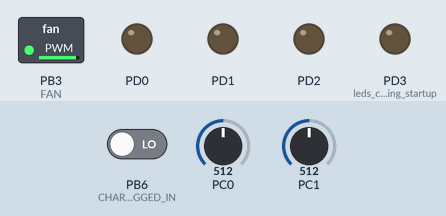
Simulated run of this program. Board: ATmega8, built with avr-gcc and emulated at 1 MHz. On the bench: switched loads named in the program (green lamp = pin HIGH), output pins drawn as LEDs (lit = HIGH). Dashed ring = blinking. The inputs (shaded band) are chosen by the test bench; at power-on: PC1 = 512, PC0 = 512, PB6 (CHARGER_PLUGGED_IN) LOW.

Above: at 6.5 s.
6.6 s: PC1 set to 900
At 10.0 s:
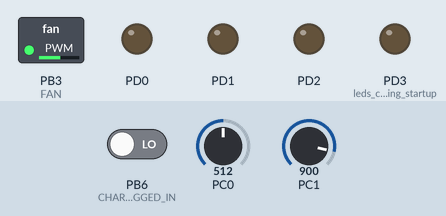
15.0 s: PC1 set to 790
At 17.29 s:
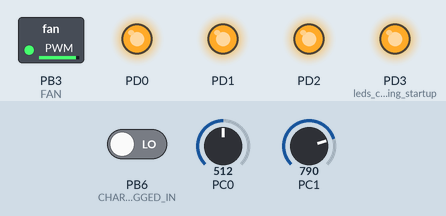
22.6 s: PC0 set to 397
27.8 s: PC0 set to 372
At 28.81 s:
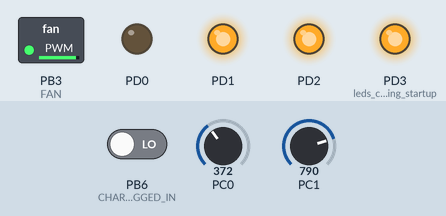
37.5 s: PB6 (CHARGER_PLUGGED_IN) driven HIGH
42.7 s: PC1 set to 900
At 43.25 s:
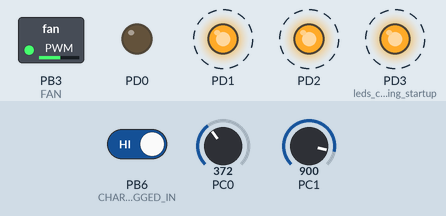
Timing chart, 0 to 48.9 s (numbered marks = the images above; inputs shaded):
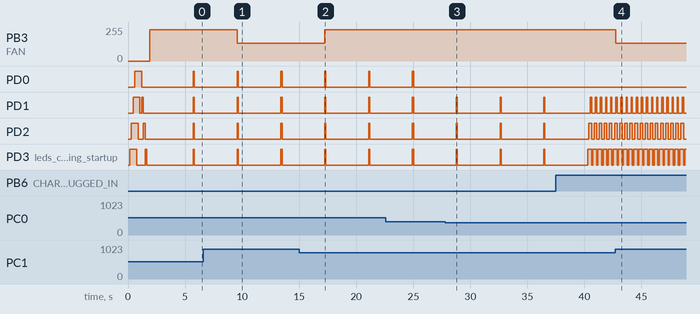

The program:

main.c
```c
/*
 * Power_Source_Indicator.c
 *
 * Created: 10/26/2023 12:05:23 PM
 * Author : VolodymyrBatih
 */


#include <avr/io.h>
#include "config.h"
#include "ADC_lib.h"
#include "TIMER1_lib.h"
#include "TIMER2_lib.h"
#include "LED_lib.h"

volatile bool isr_run_adc_convertion = false;

ISR(TIMER1_COMPA_vect)
{
	isr_run_adc_convertion = true;
}


int main(void)
{

	adc_data_t adc_data={0, 0};

	leds_and_pins_init();
	adc_init();
	timer2_pwm_init();
	pwm_off();
	leds_check_greeting_startup();
	timer1_delay_scan(TIMER_FOR_SCAN);


    while (1)
    {
		if(isr_run_adc_convertion == true){
			adc_read(&adc_data);
			isr_run_adc_convertion = false;
			leds_show_status(charger_status(), &adc_data);
		}

	}


}
```

ADC_lib.c
```c
/*
 * ADC_lib.c
 *
 * Created: 10/26/2023 12:27:28 PM
 *  Author: VolodymyrBatih
 */

#include <stddef.h>
#include "ADC_lib.h"
#include "config.h"


void adc_init(void){
	ADMUX |= 1<<REFS0 | 1<<REFS1; // select internal ref source
	ADCSRA |= 1<<ADPS0 | 1<<ADPS1 | 1<<ADPS2; // 128 prescaler
}


void adc_read(adc_data_t *adcdata){
	if(adcdata != NULL){
		uint16_t adc_data = 0;
		ADCSRA |= (1<<ADEN);
		ADMUX &= ADC_CHANNEL0_BATT; //reset first 4 channels ADC0
		ADCSRA |= 1<<ADSC; //start conversion
		while (ADCSRA&(1<<ADSC)){} //wait until conversion is complete
		adc_data = ADCL;
		adc_data |= (ADCH<<8);
		adcdata->CH0_BATT = adc_data;

		ADMUX |= ADC_CHANNEL1_TEMPERATURE; // ADC1
		ADCSRA |= 1<<ADSC; //start conversion
		while (ADCSRA&(1<<ADSC)){} //wait until conversion is complete
		adc_data = ADCL;
		adc_data |= (ADCH<<8);
		adcdata->CH1_TEMPERATURE = adc_data;
		//ADCSRA &= ~(1<<ADEN); // disable ADC
	}
}
```

ADC_lib.h
```c
/*
 * ADC_lib.h
 *
 * Created: 10/26/2023 12:27:45 PM
 *  Author: VolodymyrBatih
 */


#ifndef ADC_LIB_H_
#define ADC_LIB_H_

#include <avr/io.h>
#include <stdbool.h>

typedef struct adc_struct{
	uint16_t CH0_BATT;
	uint16_t CH1_TEMPERATURE;
}adc_data_t;

extern adc_data_t adc_data;

typedef enum adc_conf{
	ADC_START,
	ADC_ENABLE,
	ADC_DISABLE
}adc_conf_t;

void adc_init(void);
void adc_read(adc_data_t *adcdata);

#endif /* ADC_LIB_H_ */
```

LED_lib.c
```c
/*
 * LED_lib.c
 *
 * Created: 10/26/2023 12:37:42 PM
 *  Author: VolodymyrBatih
 */


#include <avr/io.h>
#include "ADC_lib.h"
#include "stdbool.h"
#include "config.h"
#include "TIMER1_lib.h"
#include "TIMER2_lib.h"
#include "LED_lib.h"

uint16_t voltage_threshold = BATT_FULL;
uint16_t current_voltage_threshold = 0;
bool battey_is_not_full = true;
uint16_t temperature_threshold = TEMPERATURE_HIGH;

void leds_and_pins_init(void){
	DDRD |= (1<<PORTD0) | (1<<PORTD1) | (1<<PORTD2) | (1<<PORTD3);  // set as outputs
	//DDRB |= (1<<PORTB0); // old FAN Control
	DDRB |= (1<<PORTB3); // FAN PWM
	PORTD = 0x00; // set zeros
	PORTB = 0x00; // set zeros
}

void charger_control(charger_control_t charger_control){
	if (charger_control == CHARGER_ON){
		//CHARGER_TO_BATTERY_ON;
	}
	else if (charger_control == CHARGER_OFF){
		//CHARGER_TO_BATTERY_OFF;
	}
}

void leds_check_greeting_startup(void){

		for(int8_t i=3; i>=0; i--){
			_delay_ms(150);
			PORTD |= 1<<i;
		}
		for(int8_t i=3; i>0; i--){
			_delay_ms(150);
			PORTD &= ~(1<<i);
		}
		for(uint8_t i=0; i<=3; i++){
			_delay_ms(150);
			PORTD &= ~(1<<i);
			PORTD |= 1<<(i+1);
		}
		_delay_ms(150);
		PORTD &= ~(0x0F);
}

void idle_mode(void){
	MCUCR &= ~(1<<SE) & (1<<SM0) & (1<<SM1) & (1<<SM2);
	MCUCR |= 1<<SE;
}

void operational_mode(void){
	MCUCR &= ~(1<<SE) & (1<<SM0) & (1<<SM1) & (1<<SM2);
}

void battery_stand_by(void)
{
	   	if (current_voltage_threshold < BATT_LOW)
	   	{
		   	PORTD &= ~(1<<0x00) & (1<<0x01) & (1<<0x02) & (1<<0x03);
			battey_is_not_full = true;
	   	}
	   	if (current_voltage_threshold > BATT_LOW)
	   	{
		   	PORTD &= ~(1<<0x00) & (1<<0x01) & (1<<0x02);
		   	PORTD |= (1<<0x03);
			battey_is_not_full = true;
	   	}
	   	if (current_voltage_threshold > BATT_MID)
	   	{
		   	PORTD &= ~(1<<0x00) & (1<<0x01);
		   	PORTD |= (1<<0x02) | (1<<0x03);
			battey_is_not_full = true;
	   	}
	   	if (current_voltage_threshold > BATT_75_FULL)
	   	{
		   	PORTD &= ~(1<<0x00);
		   	PORTD |= (1<<0x01) | (1<<0x02) | (1<<0x03);
			battey_is_not_full = true;
	   	}
	   	if (current_voltage_threshold >= voltage_threshold)
	   	{
		   	PORTD |= (1<<0x00) | (1<<0x01) | (1<<0x02) | (1<<0x03);
			battey_is_not_full = false;
	   	}
		_delay_ms(100);
		PORTD &= ~(1<<0x00) & (1<<0x01) & (1<<0x02) & (1<<0x03);
}


void check_temperature(const adc_data_t *adc_data){
	static bool set_hysteresis_temperature = false;
	uint16_t current_temperature_threshold = adc_data->CH1_TEMPERATURE;

	if (current_temperature_threshold < temperature_threshold) // Voltage is less than 2.5V
    {
	 if (!set_hysteresis_temperature)
	 {
	   set_hysteresis_temperature = true;
	   temperature_threshold += 20;
	 }
	 if (timer2_pwm_ctl(current_temperature_threshold) == PWM_OK)
	 {
	   pwm_on();
	 }
	 else
	 {
	  fail();
	 }
	}
	else
	{
		pwm_off();
		if (set_hysteresis_temperature)
		{
			set_hysteresis_temperature = false;
			temperature_threshold -= 20;
		}
	}
}

void leds_show_status(bool charger_plugged_in_status, const adc_data_t *adc_data){

	current_voltage_threshold = adc_data->CH0_BATT;
	static uint8_t cnt = 0;
	static bool set_hysteresis_voltage = false;
	static bool operational_mode_set = false;
	static bool idle_mode_set = false;
	check_temperature(adc_data);

	if(charger_plugged_in_status && battey_is_not_full)
	{
		if (operational_mode_set == false){
			operational_mode_set = true;
			idle_mode_set = false;
			//operational_mode();
			timer1_delay_scan(TIMER_FOR_SCAN);

		}

		switch (cnt)
		{
			case 0:
			if (current_voltage_threshold > BATT_LOW)
			{
				PORTD |= 1<<0x03;
				cnt++;
			}
			break;
			case 1:
			if (current_voltage_threshold > BATT_MID)
			{
				PORTD |= 1<<0x02;
		        cnt++;
			}
			else
			{
				PORTD &= ~(1<<0x03) & (1<<0x02) & (1<<0x01) & (1<<0x00);
				cnt = 0;
			}
			break;
			case 2:
			if (current_voltage_threshold > BATT_75_FULL)
			{
				PORTD |= 1<<0x01;
				cnt++;
			}
			else
			{
				PORTD &= ~(1<<0x03) & (1<<0x02) & (1<<0x01) & (1<<0x00);
				cnt = 0;
			}
			break;
			case 3:
			if (current_voltage_threshold > voltage_threshold)
			{
				if(!set_hysteresis_voltage)
				{
					set_hysteresis_voltage = true;
					voltage_threshold -= 20;
				}
				PORTD |= 1<<0x00;
				cnt++;
			}
			else
			{
				if(set_hysteresis_voltage)
				{
					set_hysteresis_voltage = false;
					voltage_threshold += 20;
				}
				PORTD &= ~(1<<0x03) & (1<<0x02) & (1<<0x01) & (1<<0x00);
				cnt = 0;
			}
			break;
			case 4:
				PORTD &= ~(1<<0x03) & (1<<0x02) & (1<<0x01) & (1<<0x00);
				battey_is_not_full = false;
				cnt = 0;
				break;
		}
	}
	else
	{
		cnt = 0;
		if (idle_mode_set == false){
			idle_mode_set = true;
			operational_mode_set = false;
			timer1_delay_stby(TIMER_FOR_STBY);
			//idle_mode();
		}
		else{
			battery_stand_by();
			//idle_mode();
		}

	}
}


bool charger_status(void){

	static bool charger_plugged_in;

	if(CHARGER_PLUGGED_IN){
		charger_plugged_in = true;
	}
	else{
		charger_plugged_in = false;
	}
		return charger_plugged_in;
}
```

LED_lib.h
```c
/*
 * LED_lib.h
 *
 * Created: 10/26/2023 12:37:57 PM
 *  Author: VolodymyrBatih
 */


#ifndef LED_LIB_H_
#define LED_LIB_H_

#define F_CPU 1000000UL

#include <util/delay.h>

typedef enum charger_control{
	CHARGER_OFF,
	CHARGER_ON,
}charger_control_t;


void leds_check_greeting_startup(void);
void leds_and_pins_init(void);
void leds_show_status(bool charger_plugged_in_status, const adc_data_t *adc_data);
bool charger_status(void);
void charger_control(charger_control_t charger_control);


#endif /* LED_LIB_H_ */
```

TIMER1_lib.c
```c
/*
 * TIMER0_lib.c
 *
 * Created: 10/28/2023 11:02:35 PM
 *  Author: VolodymyrBatih
 */


#include "TIMER1_lib.h"

timer_status_t  timer1_delay_scan(uint16_t time_period){
	if(time_period <= ((uint16_t)14001)){
		cli(); //Disable interrupts
		TCCR1B = 0; // clear dividers
		TCCR1B |= 1<<WGM12;
		uint16_t delay = (uint16_t)time_period;
		OCR1A = delay;
		/* Restore Global Interrupt Flag */
		TCCR1B |= 1<<CS11; // start timer, 8 divider
		TIMSK |= (1<<OCIE1A); // overflow interrupt enable
		sei();
		return TIMER_OK;
	}
		return TIMER_ERROR;
}

timer_status_t  timer1_delay_stby(uint16_t time_period_ms){
	if(time_period_ms <= ((uint16_t)60001)){
		cli(); //Disable interrupts
		TCCR1B = 0; // clear dividers
		TCCR1B |= 1<<WGM12;
		uint16_t delay = (uint16_t)time_period_ms;
		OCR1A = delay;
		/* Restore Global Interrupt Flag */
		TCCR1B |= 1<<CS10 | CS12; // start timer, 1024 divider
		TIMSK |= (1<<OCIE1A); // overflow interrupt enable
		sei();
		return TIMER_OK;
	}
	return TIMER_ERROR;
}


void fail(void){
	while(1){
		PORTD ^= 1<<PORTD0;
		_delay_ms(100); //fail
	}
}
```

TIMER1_lib.h
```c
/*
 * TIMER1_lib.h
 *
 * Created: 10/30/2023 11:03:45 AM
 *  Author: VolodymyrBatih
 */


#ifndef TIMER1_LIB_H_
#define TIMER1_LIB_H_

#define F_CPU 1000000UL

#include <avr/interrupt.h>
#include <util/delay.h>

typedef enum timer_status{
	TIMER_OK,
	TIMER_ERROR
}timer_status_t;

timer_status_t  timer1_delay_scan(uint16_t time_period);
timer_status_t  timer1_delay_stby(uint16_t time_period_ms);
void fail(void);

#endif /* TIMER1_LIB_H_ */
```

TIMER2_lib.c
```c
/*
 * TIMER0_lib.c
 *
 * Created: 10/28/2023 11:02:35 PM
 *  Author: VolodymyrBatih
 */


#include "TIMER2_lib.h"

#define PWM_MAX   255

void timer2_pwm_init(void){
	TCCR2 |= 1<<COM21; // Clear OC2 (PB3) on Compare Match, set OC2 at BOTTOM
	TCCR2 |= 1<<CS21; // clkT2S/8 (From prescaler)
}

void pwm_on(void)
{
	TCCR2 |= 1<<WGM21 | 1<<WGM20; // turn on OC2
}

void pwm_off(void)
{
	TCCR2 &= ~((1<<WGM21) | (1<<WGM20)); // turn off OC2
}


pwm_status_t  timer2_pwm_ctl(uint16_t time_pwm){
	pwm_status_t status = PWM_ERROR;
	uint8_t pwm = 0;
	uint8_t byte_time_pwm = 0;
	if (time_pwm <= 800)
	{
		time_pwm = 800;
	}
	byte_time_pwm = time_pwm * 0xFF;
	pwm = byte_time_pwm + 10;
	if(pwm >=255)
	{
		pwm = 255;
	}
	OCR2 = pwm;
	status = PWM_OK;
	return status;
}
```

TIMER2_lib.h
```c
/*
 * TIMER2_lib.h
 *
 * Created: 10/30/2023 11:03:45 AM
 *  Author: VolodymyrBatih
 */


#ifndef TIMER2_LIB_H_
#define TIMER2_LIB_H_

#define F_CPU 1000000UL

#include <avr/interrupt.h>
#include <util/delay.h>

typedef enum pwm_status{
	PWM_OK,
	PWM_ERROR
}pwm_status_t;

void  timer2_pwm_init(void);
pwm_status_t  timer2_pwm_ctl(uint16_t time_pwm);
void pwm_on(void);
void pwm_off(void);

#endif /* TIMER2_LIB_H_ */
```

config.h
```c
#ifndef CONFIG_H
#define CONFIG_H

//#define Debug

#define ADC_CHANNEL0_BATT  (~(0x0F))
#define ADC_CHANNEL1_TEMPERATURE (1<<0)

#define TIMER_FOR_SCAN           (uint16_t) 14000
#define TIMER_FOR_STBY           (uint16_t) 60000
#define DIVIDER8_MODE            (uint8_t) CS11


//thresholds
#define BATT_FULL            (uint16_t) 385 //4.2V/4.2 = 1000mV/0.0025 = 400 (reference Voltage is 2.56V)
#define BATT_75_FULL         (uint16_t) 371 //3.9V/4.2 = 928mV/0.0025 = 371
#define BATT_MID             (uint16_t) 333 //3.5V/4.2 = 833mV/0.0025 = 333
#define BATT_LOW             (uint16_t) 310 //3.2V/4.2 = 761mV/0.0025 = 304

#define TEMPERATURE_HIGH      (uint16_t) 1000 // 2.5V temperature is high enough to enable cooler
//thresholds end
#define CHARGER_PLUGGED_IN			 (PINB&(1<<PINB6))
#endif
```

Measured:
- the behaviour switches between 385 and 384 on PC0 (found by bisection; images 2 and 3)
- after the input at 6.6 s, PB3 (FAN): 234/255 → 134/255 after 3.0 s
- after the input at 15.0 s, PB3 (FAN): 134/255 → 234/255 after 2.2 s
- after the input at 27.8 s, PD0: stops changing and stays LOW
- after the input at 42.7 s, PB3 (FAN): 234/255 → 134/255 after 0.05 s
- by itself, PD0–2, PD3 (leds_check_greeting_startup): alternates HIGH for 0.10 s and LOW for 3.7 s
